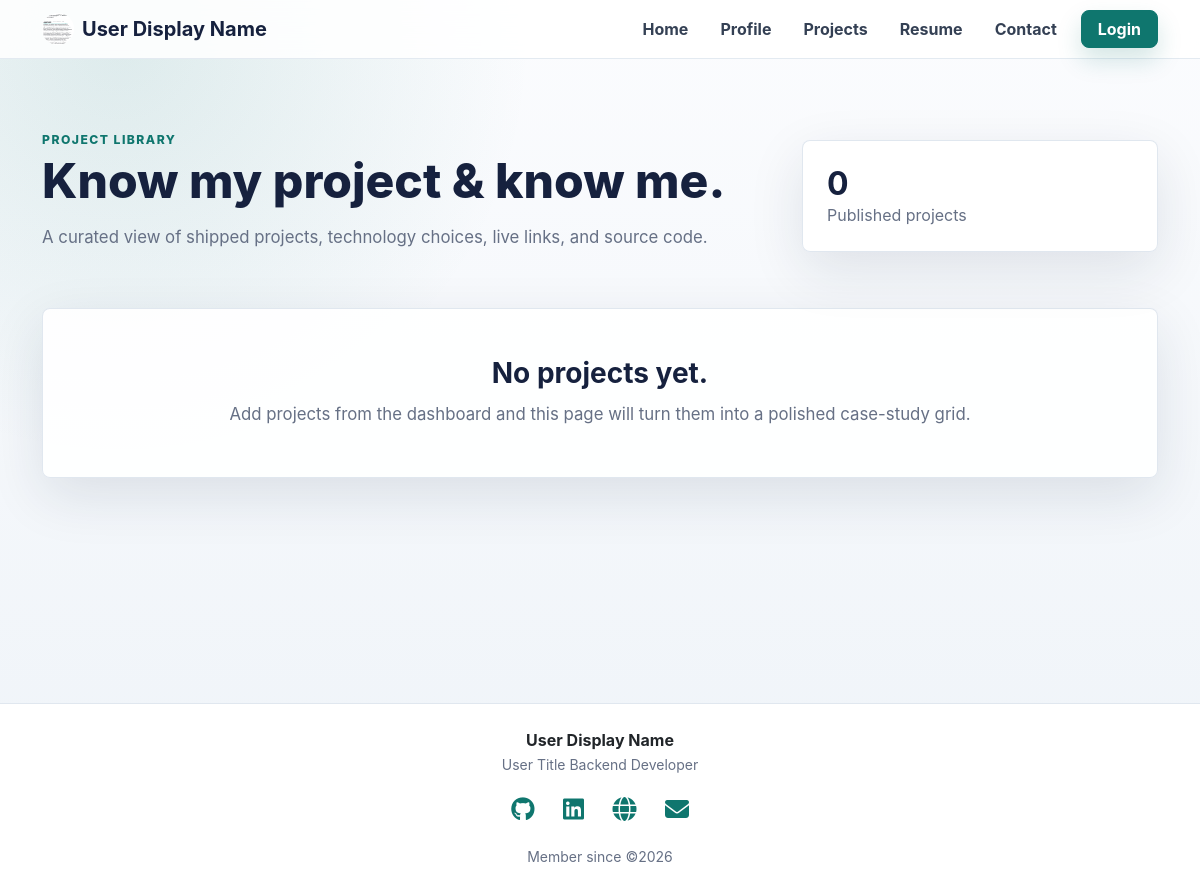
Before: /portfolio/user/projects with the older database file.
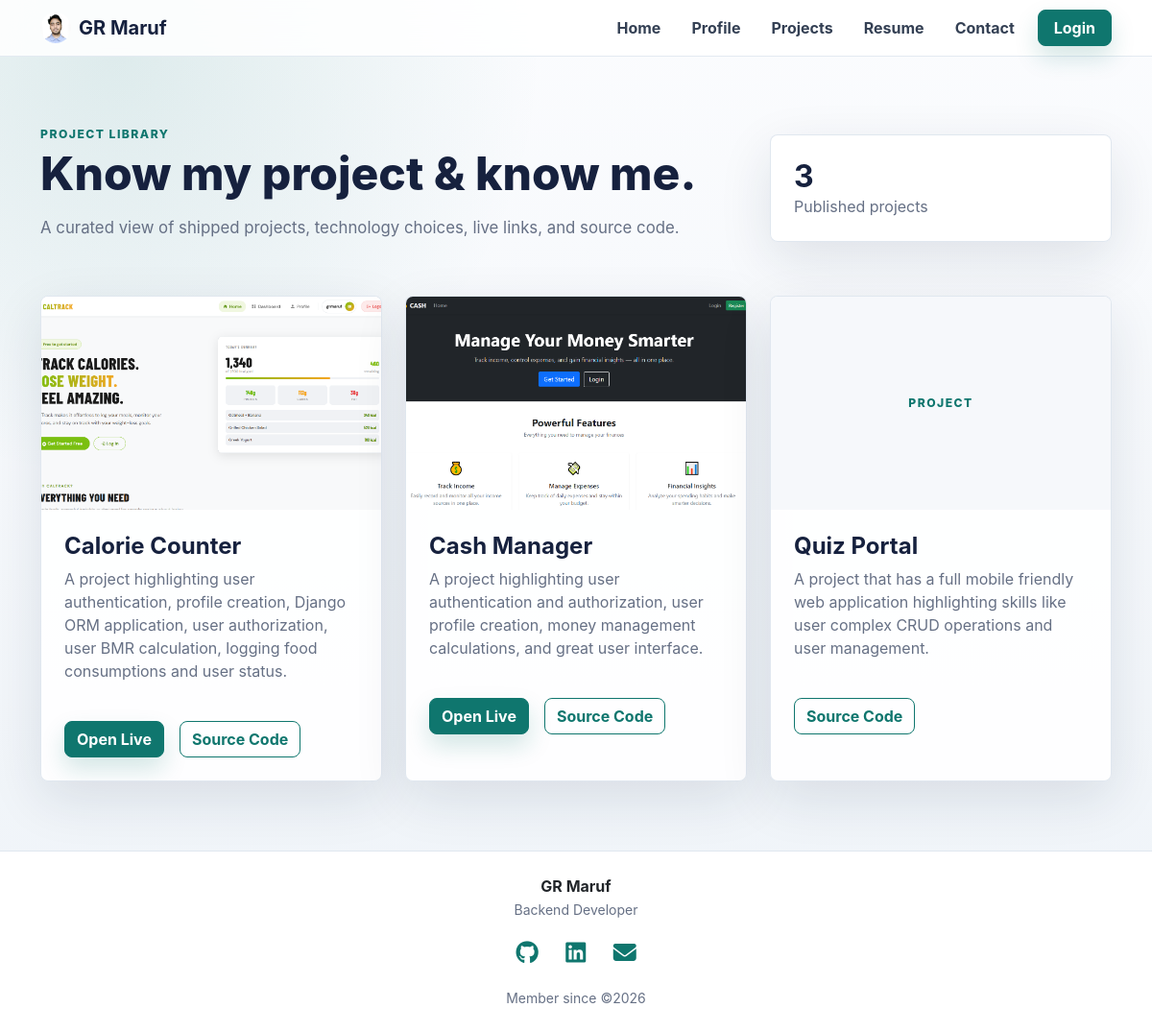
After: the same page with the newer database file.
### portfolio/models.py (models this page shows, shortened)
class Profile(models.Model):
    user = models.OneToOneField(User, related_name='profile', on_delete=models.CASCADE, null=True)
    full_name = models.CharField(max_length=120, default='')
    display_name = models.CharField(max_length=80, blank=True)
    title = models.CharField(max_length=120, blank=True)  # e.g. "Backend Developer"
    bio = models.TextField(blank=True)
    phone = models.CharField(max_length=20, blank=True)
    location = models.CharField(max_length=120, blank=True)
    profile_image = models.ImageField(upload_to="profile_images/", blank=True, null=True)
    github = models.URLField(blank=True)
    linkedin = models.URLField(blank=True)
    website = models.URLField(blank=True)
    created_at = models.DateTimeField(auto_now_add=True)

class Project(models.Model):
    profile = models.ForeignKey(Profile, on_delete=models.CASCADE, related_name="projects")
    title = models.CharField(max_length=150)
    description = models.TextField()
    tags = models.ManyToManyField(Tag, blank=True)
    github_link = models.URLField(blank=True)
    live_link = models.URLField(blank=True)
    image = models.ImageField(upload_to="projects/", blank=True, null=True)
    start_date = models.DateField(blank=True, null=True)
    end_date = models.DateField(blank=True, null=True)

### portfolio/views.py (the view)
# urls.py: path('<str:username>/projects', projects, name='projects'),
def projects(request, username=None):
    set_cached_username(request, username)
    profile = get_user_profile(username)
    context = {
        "profile": profile,
        "projects": profile.projects.all() if profile else Project.objects.none(),
    }
    return render(request, 'projects.html', context)

### portfolio/utils.py (called while the page is built)
def get_user_profile(username):
    if username:
        return Profile.objects.filter(user__username=username).first()

def get_client_ip(request):
    ip = request.META.get('REMOTE_ADDR')
    return ip

def set_cached_username(request, username):
    if username is not None:
        cache.set(f'cached_username_{get_client_ip(request)}', username)

### portfolio/templates/projects.html (shortened to what this page needs)
{% extends 'master/base.html' %}
{% block content %}
  <section class="projects-hero">
    <div class="container">
      <div class="row align-items-end g-4">
        <div class="col-lg-8 reveal">
          <div class="eyebrow mb-2">Project library</div>
          <h1 class="section-title mb-3">Know my project & know me.</h1>
          <p class="section-copy mb-0">A curated view of shipped projects, technology choices, live links, and source code.</p>
        </div>
        <div class="col-lg-4 reveal reveal-delay-1">
          <div class="surface p-4">
            <div class="h2 fw-bold mb-0">{{ projects.count }}</div>
            <div class="muted">Published projects</div>
          </div>
        </div>
      </div>
    </div>
  </section>
  <section class="section-pad pt-4">
    <div class="container">
      <div class="row g-4">
        {% for project in projects %}
          <div class="col-md-6 col-xl-4">
            <article class="surface lift h-100 overflow-hidden reveal">
              {% if project.image %}
                <img src="{{ project.image.url }}" class="project-shot" alt="{{ project.title }}" />
              {% else %}
                <div class="project-shot d-flex align-items-center justify-content-center">
                  <span class="eyebrow">Project</span>
                </div>
              {% endif %}
              <div class="p-4">
                <h2 class="h4 fw-bold mb-2">{{ project.title }}</h2>
                <p class="muted">{{ project.description }}</p>
                <div class="d-flex flex-wrap gap-3">
                  {% if project.live_link %}
                    <a href="{{ project.live_link }}" target="_blank" rel="noreferrer" class="btn btn-brand">Open Live</a>
                  {% endif %}
                  {% if project.github_link %}
                    <a href="{{ project.github_link }}" target="_blank" rel="noreferrer" class="btn btn-outline-brand">Source Code</a>
                  {% endif %}
                </div>
              </div>
            </article>
          </div>
        {% empty %}
          <div class="col-12">
            <div class="surface p-5 text-center">
              <h2 class="h3 fw-bold">No projects yet.</h2>
              <p class="section-copy mb-0">Add projects from the dashboard and this page will turn them into a polished case-study grid.</p>
            </div>
          </div>
        {% endfor %}
      </div>
    </div>
  </section>
{% endblock %}

### portfolio/templates/master/nav.html (shortened to what this page needs)
<nav class="navbar navbar-expand-lg navbar-light sticky-top">
  <div class="container">
    <a class="navbar-brand fw-bold d-flex align-items-center" href="{% url 'profile' profile.user.username|default:None %}">
      {% if profile.profile_image %}
        <img src="{{ profile.profile_image.url }}" class="rounded-circle me-2" width="32" height="32" alt="{{ profile.full_name }}" />
      {% else %}
        <img src="/media/app/logo.webp" alt="Logo" width="34" height="34" class="me-2 rounded" />
      {% endif %}
      <span>{{ profile.display_name|default:'Portfolio' }}</span>
    </a>
    <div class="collapse navbar-collapse justify-content-end d-none d-lg-flex">
      <ul class="navbar-nav align-items-center gap-3">
        <li class="nav-item">
          <a class="nav-link" href="{% url 'profile' %}">Home</a>
        </li>
        <li class="nav-item">
          <a class="nav-link" href="{% url 'profile' profile.user.username|default:None %}">Profile</a>
        </li>
        <li class="nav-item">
          <a class="nav-link" href="{% url 'projects' profile.user.username|default:None %}">Projects</a>
        </li>
        <li class="nav-item">
          <a class="nav-link" href="{% url 'resume' profile.user.username|default:None %}">Resume</a>
        </li>
        <li class="nav-item">
          <a class="nav-link" href="{% url 'contact' profile.user.username|default:None %}">Contact</a>
        </li>
        {% if request.user.is_authenticated %}
          <li class="nav-item">
            <a class="nav-link" href="{% url 'dashboard' %}">Dashboard</a>
          </li>
          <li class="nav-item">
            <a class="nav-link" href="{% url 'logout' %}">Logout</a>
          </li>
        {% else %}
          <li class="nav-item">
            <a class="btn btn-brand px-3" href="{% url 'login' %}">Login</a>
          </li>
        {% endif %}
      </ul>
    </div>
  </div>
</nav>

### portfolio/templates/master/footer.html (shortened to what this page needs)
<footer class="footer py-4 bg-white">
  <div class="container">
    <div>
      <div class="fw-bold text-dark">{{ profile.display_name|default:'Portfolio' }}</div>
      <small>{{ profile.title }}</small>
    </div>
    <div class="social-links my-3">
      {% if profile.github %}
        <a href="{{ profile.github }}" target="_blank"><i class="fab fa-github"></i></a>
      {% endif %}
      {% if profile.linkedin %}
        <a href="{{ profile.linkedin }}" target="_blank"><i class="fab fa-linkedin"></i></a>
      {% endif %}
      {% if profile.website %}
        <a href="{{ profile.website }}" target="_blank"><i class="fa fa-globe"></i></a>
      {% endif %}
      {% if profile.user.email %}
        <a href="{% url 'contact' profile.user.username %}">
            <i class="fas fa-envelope"></i>
        </a>
      {% endif %}
    </div>
    <div>
      <small>Member since ©{{ profile.user.date_joined|date:"Y"}}</small>
    </div>
  </div>
</footer>

Changed rows visible on the page:
changed Profile: profile_image: a different picture; display_name "User Display Name" → "GR Maruf"; count "0" → "3"; title "User Title Backend Developer" → "Backend Developer"; website "https://www.rod.me.uk" → empty (drawn)
added Project: image (picture), title "Calorie Counter", description "A project highlighting user authentication, profile creation, Django ORM application, user authorization, user BMR calculation, logging food consumptions and user status."
added Project: image (picture), title "Cash Manager", description "A project highlighting user authentication and authorization, user profile creation, money management calculations, and great user interface."
added Project: image "PROJECT", title "Quiz Portal", description "A project that has a full mobile friendly web application highlighting skills like user complex CRUD operations and user management."
Other visible differences:
text no longer shown: "No projects yet. Add projects from the dashboard and this page will turn them into a polished case-study grid."
